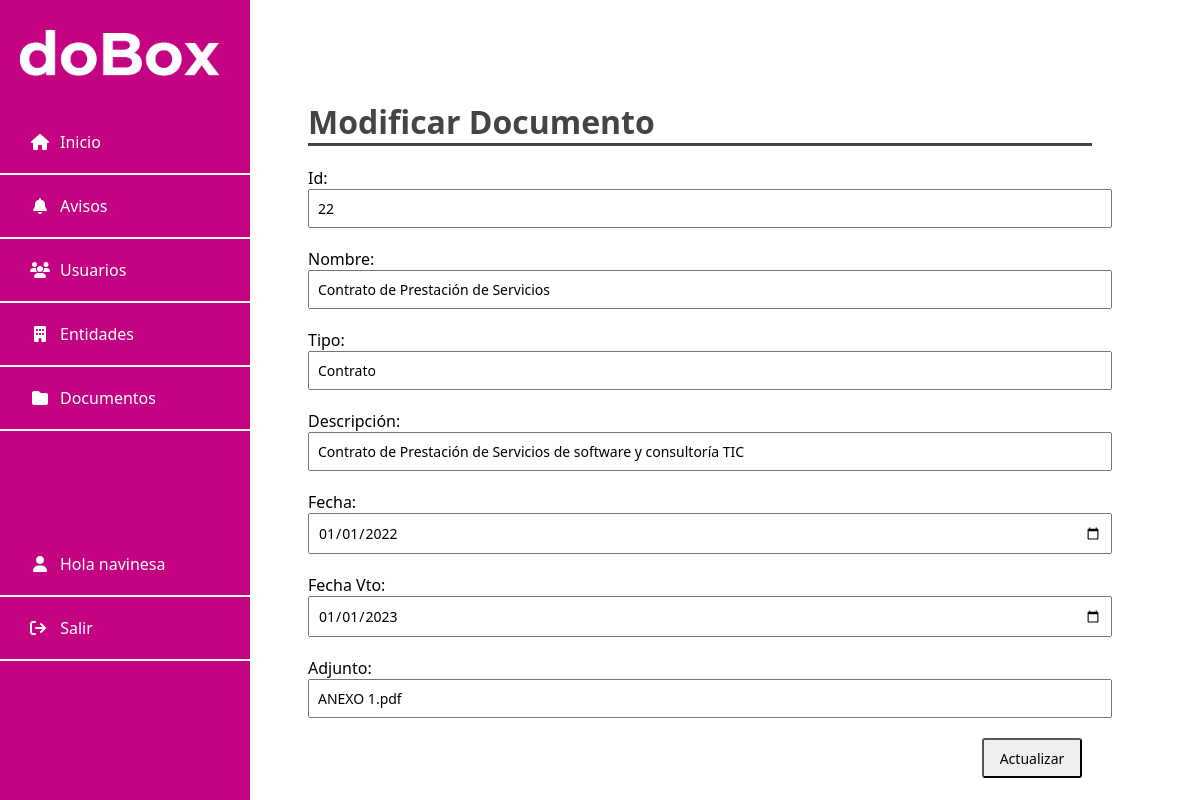
The app's page /documentos/modificar_documento.php?ID=22 (signed in) with its own data.
### tables this page shows
CREATE TABLE `tbl_documentos` (
  `ID` int(11) NOT NULL,
  `NOMBRE` varchar(255) DEFAULT NULL,
  `TIPO` varchar(50) DEFAULT NULL,
  `DESCRIPCION` varchar(500) DEFAULT NULL,
  `FECHA` date DEFAULT NULL,
  `FECHA_VTO` date DEFAULT NULL,
  `ARCHIVO` varchar(255) NOT NULL
);

### login/Usuario_Sesion.php (called while the page is built, shortened)
<?php
class Usuario_Sesion
{
    private $usuario = null;
    private $rol = null;
    function __construct()
    {
        if (isset($_SESSION["usuario"]) || isset($_SESSION["rol"]) || isset($_SESSION["id"]) || isset($_SESSION["email"])) {
            $this->usuario = $_SESSION["usuario"];
            $this->rol = $_SESSION["rol"];
        }
    }
    public function getUsuario()
    {
        return $this->usuario;
    }
    public function getRol()
    {
        return $this->rol;
    }
}

### documentos/modificar_documento.php (the view, shortened to what this page needs)
<?php
require('../conexion.php');
include "../login/Usuario_Sesion.php";
$usuario_sesion = new Usuario_Sesion();
$usuario = $usuario_sesion->getUsuario();
$rol = $usuario_sesion->getRol();
$id = $_GET['ID'];
$query = "SELECT * FROM tbl_documentos WHERE ID = '" . $id . "'";
$resultado = $mysqli->query($query);
$fila = $resultado->fetch_assoc();
?>
<!DOCTYPE html>
<html lang="es">
<head>
    <link rel="stylesheet" type="text/css" href="../css/index.css">
    <link rel="stylesheet" href="https://cdnjs.cloudflare.com/ajax/libs/font-awesome/6.1.1/css/all.min.css" />
</head>
<body>
    <div class="sidenav">
        <img class="logo" src="../img/logo_doBox_white.png">
        <a href="../home.php"><i class="fa fa-fw fa-home"></i>Inicio</a>
        <?php if ($rol === 'Administrador') { ?>
            <a href="../avisos/gridavisos.php"><i class="fa fa-fw fa-bell"></i>Avisos</a>
            <a href="../usuarios/gridusuarios.php"><i class="fa fa-fw fa-users"></i>Usuarios</a>
        <?php }
        ?>
        <a href="../entidades/gridentidades.php"><i class="fa fa-fw fa-building"></i>Entidades</a>
        <a href="../documentos/griddocumentos.php"><i class="fa fa-fw fa-folder"></i>Documentos</a>
        <br>
        <div class="sesion">
            <a href="index.php"><i class="fa fa-fw fa-user"></i>Hola <?php echo $usuario ?></a>
            <a href="../login/logout.php"><i class="fa fa-solid fa-arrow-right-from-bracket"></i> Salir</a>
        </div>
    </div>
    <div class="main">
        <h1>Modificar Documento</h1>
        <form name="modificar_documento" action="modifica_documento.php" method="POST">
            <label for="id">Id:</label>
            <input type="text" name="id" value="<?php echo $fila['ID']; ?>" readonly />
            <label for="nombre">Nombre:</label>
            <input type="text" name="nombre" value="<?php echo $fila['NOMBRE']; ?>" />
            <label for="tipo">Tipo:</label>
            <input type="text" name="tipo" value="<?php echo $fila['TIPO']; ?>" />
            <label for="descripcion">Descripción:</label>
            <input type="text" name="descripcion" value="<?php echo $fila['DESCRIPCION']; ?>" />
            <label for="fecha">Fecha:</label>
            <input type="date" name="fecha" value="<?php echo $fila['FECHA']; ?>" />
            <label for="fechavto">Fecha Vto:</label>
            <input type="date" name="fechavto" value="<?php echo $fila['FECHA_VTO']; ?>" />
            <label for="fichero">Adjunto:</label>
            <input type="text" name="archivo" value="<?php echo $fila['ARCHIVO']; ?>" readonly />
            <input class="guardar" type="submit" name="modifica_documento" value="Actualizar" />
        </form>
    </div>
</body>
</html>

### css/index.css (style rules this page uses)
body { font-family:'Segoe UI', Tahoma, Geneva, Verdana, sans-serif }
h1 { border-bottom: 3px solid #444; color:#444 }
.logo { width: 200px; margin: 20px 20px 20px 10px; padding: 10px 10px 10px 10px; border-radius: 10px }
.fa { padding-right: 10px }
.sidenav { height: 100%; width: 250px; position: fixed; z-index: 1; top: 0; left: 0; background-color: #c40383; overflow-x: hidden }
.sidenav a { padding: 20px 8px 20px 30px; text-decoration: none; font-size: 16px; color: white; display: block; border-bottom: 2px solid white }
.sesion { margin-top: 80px }
.main { margin-left: 300px; margin-top: 100px; margin-right: 100px }
input { width: 100%; padding: 8px 8px; font-family: 'Segoe UI', Tahoma, Geneva, Verdana, sans-serif; font-size: 14px; margin-bottom: 20px }
.guardar { font-family: 'Segoe UI', Tahoma, Geneva, Verdana, sans-serif; border-radius: 3px; float: right; width: 100px; height: 40px; margin-left: 10px; margin-right: 10px; margin-bottom: 10px }

### records on screen
tbl_documentos: id "22", nombre "Contrato de Prestación de Servicios", tipo "Contrato", descripcion "Contrato de Prestación de Servicios de software y consultoría TIC", fecha "01/01/2022", fechavto "01/01/2023", archivo "ANEXO 1.pdf"

### other values on screen
$usuario "navinesa"
